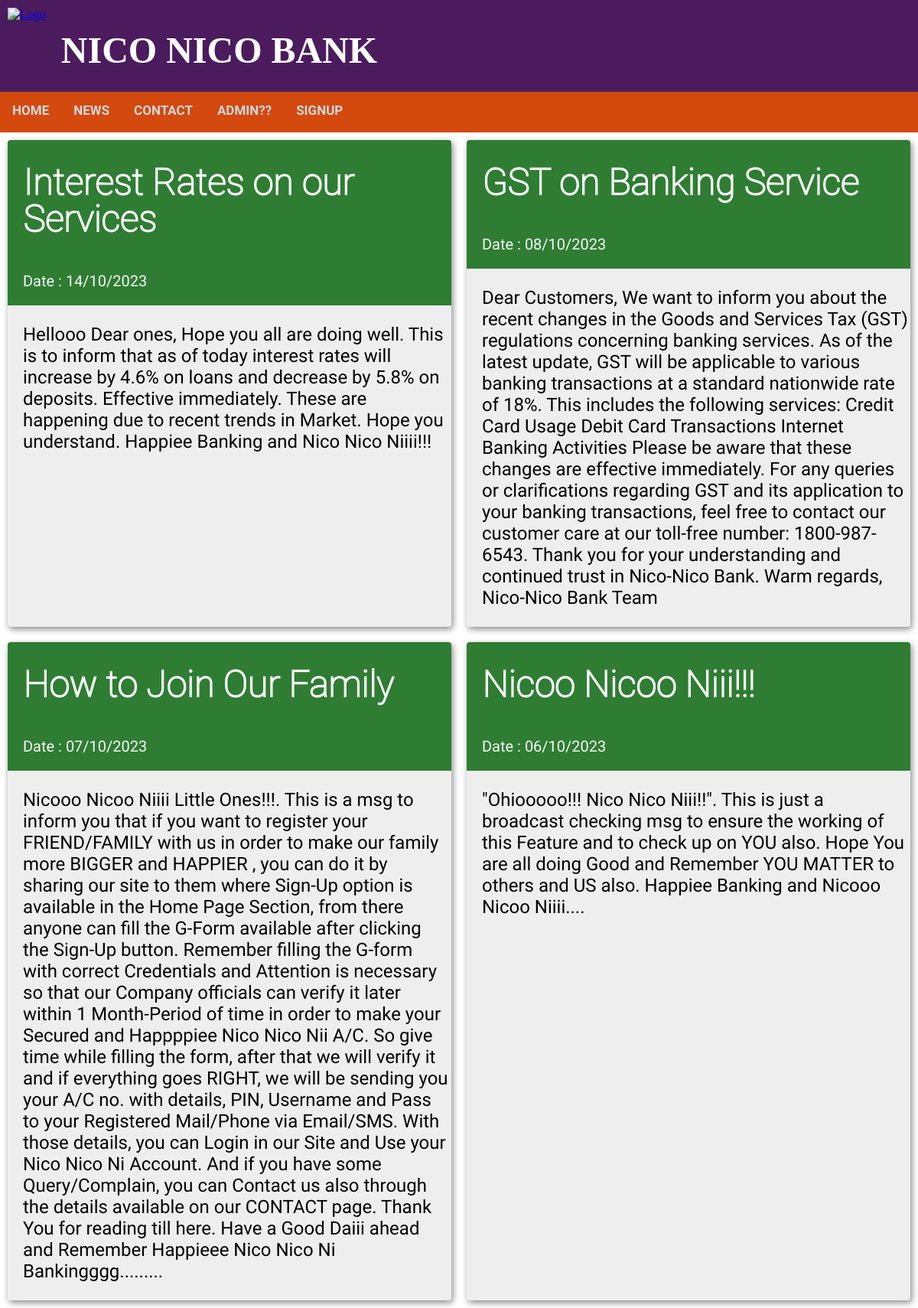
Page /news.php on the committed database.
### tables this page shows
CREATE TABLE `news` (
  `id` int(10) UNSIGNED NOT NULL,
  `title` varchar(40) DEFAULT NULL,
  `created` datetime DEFAULT NULL
);

CREATE TABLE `news_body` (
  `id` int(10) UNSIGNED NOT NULL,
  `body` text DEFAULT NULL
);

### htdocs/news.php (the view, shortened to what this page needs)
<?php
    include "header.php";
    include "navbar.php";
    include "connect.php";
?>
<!DOCTYPE html>
<html>
<head>
    <link rel="stylesheet" href="news_style.css">
</head>
<body>
    <div class="flex-container">
        <?php
            $sql0 = "SELECT id, title, created FROM news ORDER BY created DESC";
            $result = $conn->query($sql0);
            if ($result->num_rows > 0) {
            while($row = $result->fetch_assoc()) {
                $id = $row["id"];
                $sql1 = "SELECT body FROM news_body WHERE id=$id";
                $result1 = $conn->query($sql1); ?>
                <div class="flex-item">
                    <div class="flex-container-title">
                        <h1 id="title"><?php echo $row["title"] . "<br>"; ?></h1>
                    </div>
                    <div class="flex-container-title">
                        <p id="date"><?php echo "Date : " .
                            date("d/m/Y", strtotime($row["created"])); ?></p>
                    </div>
                    <div class="flex-container-body">
                        <p id="news_body"><?php while($row1 = $result1->fetch_assoc()) {
                            echo $row1["body"]; } ?></p>
                    </div>
                </div>
            <?php }
            } else {
                echo "No news available ! Please post some.";
            }
        ?>
    </div>
</body>
</html>

### htdocs/header_style.css (style rules this page uses)
body { margin: 0; padding: 0; background-color: #FAFAFA; }
h1 { font-family: OpenSans-Light; color: white; font-size: 3rem; line-height: 3rem; margin-top: calc((1.5rem - 2rem) + 2.5rem); margin-bottom: 1.5rem; }

### htdocs/news_style.css (style rules this page uses)
body, html { height: 100%; background: url("images/news.jpg") no-repeat center center fixed; background-size: cover; }
.flex-container { display: -webkit-flex; display: flex; width: auto; height: auto; -webkit-flex-wrap: wrap; flex-wrap: wrap; }
.flex-item { -webkit-flex-direction: column; flex-direction: column; flex: 1 1 550px; background-color: #EEEEEE; width: auto; height: auto; max-height: 65vh; margin: 10px; overflow-y: auto; box-shadow: 2px 3px 8px #888888; border-radius: 4px; }
.flex-container-title { display: -webkit-flex; display: flex; width: auto; height: auto; background-color: #2E7D32; }
.flex-container-body { display: -webkit-flex; display: flex; background-color: #EEEEEE; }
h1[id="title"] { margin-left: 20px; font-family: Roboto-Thin; color: #FAFAFA; }
p[id="date"] { font-size: 20px; color: #FAFAFA; margin-left: 20px; font-family: Roboto-Regular; }
p[id="news_body"] { font-size: 24px; margin-left: 20px; font-family: Roboto-Regular; }

### rows in the picture
news: title "Interest Rates on our Services", created "14/10/2023"
news_body: body "Hellooo Dear ones, Hope you all are doing well. This is to inform that as of today interest rates will increase by 4.6% on loans and decrease by 5.8% on deposits. Effective immediately. These are happening due to recent trends in Market. Hope you understand. Happiee Banking and Nico Nico Niiii!!!"
news: title "GST on Banking Service", created "08/10/2023"
news_body: body "Dear Customers, We want to inform you about the recent changes in the Goods and Services Tax (GST) regulations concerning banking services. As of the latest update, GST will be applicable to various banking transactions at a standard nationwide rate of 18%. This includes the following services: Credit Card Usage Debit Card Transactions Internet Banking Activities Please be aware that these changes are effective immediately. For any queries or clarifications regarding GST and its application to your banking transactions, feel free to contact our customer care at our toll-free number: 1800-987-6543. Thank you for your understanding and continued trust in Nico-Nico Bank. Warm regards,…"
news: title "How to Join Our Family", created "07/10/2023"
news_body: body "Nicooo Nicoo Niiii Little Ones!!!. This is a msg to inform you that if you want to register your FRIEND/FAMILY with us in order to make our family more BIGGER and HAPPIER , you can do it by sharing our site to them where Sign-Up option is available in the Home Page Section, from there anyone can fill the G-Form available after clicking the Sign-Up button. Remember filling the G-form with correct Credentials and Attention is necessary so that our Company officials can verify it later within 1 Month-Period of time in order to make your Secured and Happppiee Nico Nico Nii A/C. So give time while filling the form, after that we will verify it and if everything goes RIGHT, we will be sending you…"
news: title "Nicoo Nicoo Niii!!!", created "06/10/2023"
news_body: body "\"Ohiooooo!!! Nico Nico Niii!!\". This is just a broadcast checking msg to ensure the working of this Feature and to check up on YOU also. Hope You are all doing Good and Remember YOU MATTER to others and US also. Happiee Banking and Nicooo Nicoo Niiii...."
